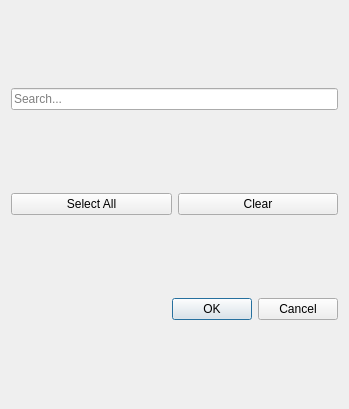
<?xml version="1.0" encoding="UTF-8"?>
<ui version="4.0">
 <class>FilterDialog</class>
 <widget class="QDialog" name="FilterDialog">
  <property name="geometry">
   <rect>
    <x>0</x>
    <y>0</y>
    <width>349</width>
    <height>409</height>
   </rect>
  </property>
  <property name="windowTitle">
   <string>Filter by Values</string>
  </property>
  <layout class="QVBoxLayout" name="verticalLayout">
   <item>
    <widget class="QLineEdit" name="searchBox">
     <property name="placeholderText">
      <string>Search...</string>
     </property>
    </widget>
   </item>
   <item>
    <layout class="QHBoxLayout" name="selectClearLayout">
     <item>
      <widget class="QPushButton" name="selectAllButton">
       <property name="text">
        <string>Select All</string>
       </property>
      </widget>
     </item>
     <item>
      <widget class="QPushButton" name="clearButton">
       <property name="text">
        <string>Clear</string>
       </property>
      </widget>
     </item>
    </layout>
   </item>
   <item>
    <widget class="QDialogButtonBox" name="buttonBox">
     <property name="orientation">
      <enum>Qt::Horizontal</enum>
     </property>
     <property name="standardButtons">
      <set>QDialogButtonBox::Cancel|QDialogButtonBox::Ok</set>
     </property>
    </widget>
   </item>
  </layout>
 </widget>
 <resources/>
 <connections/>
</ui>
